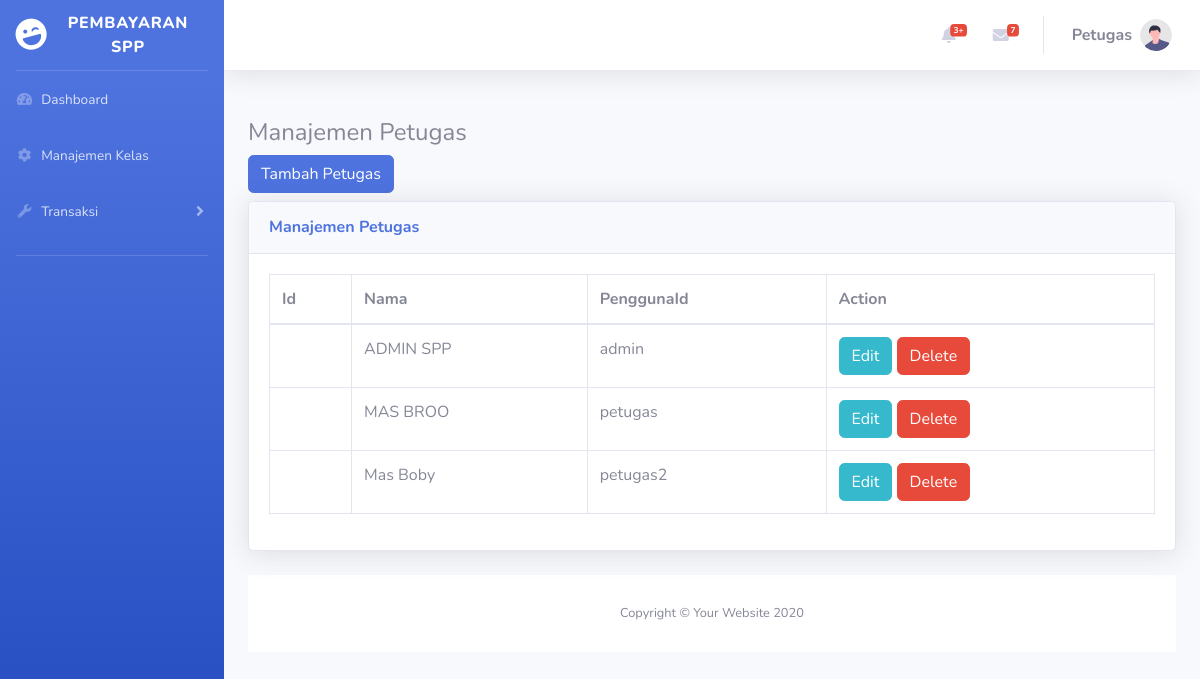
Page /public/admin_petugas/index (signed in) on the committed database.
### tables this page shows
CREATE TABLE `petugas` (
  `id` int(11) NOT NULL,
  `nama` varchar(50) NOT NULL,
  `pengguna_id` int(11) NOT NULL
);

CREATE TABLE `pengguna` (
  `id` int(11) NOT NULL,
  `username` varchar(25) NOT NULL,
  `password` varchar(128) NOT NULL,
  `role` enum('0','1','2') NOT NULL
);

### app/core/Controller.php (called while the page is built, shortened)
<?php
class Controller{
    public function view($view, $data=[]){
        require_once "../app/views/".$view.".php";
    }
    public function model($model){
        return new $model;
    }
}

### app/controllers/Admin_petugas.php (called while the page is built, shortened)
<?php
class Admin_petugas extends Controller{
    public function index(){
        $petugas = $this->model('Petugas_model')->getAllPetugas();
        $data = [
            'judul' => 'petugas',
            'petugas' => $petugas
        ];
        $this->view('admin/admin_petugas/index',$data);
    }
}

### app/core/App.php (called while the page is built, shortened)
<?php
class App{
    private $method = 'index';
    private $params = [];
    public function __construct()
    {
        $url = $this->parseURL();
        if(file_exists('../app/controllers/'.$url[0].'.php')){
            unset($url[0]);
        }
        $this->controller = new $this->controller;
        if(isset($url[1])){
            $this->method = $url[1];
        }
        call_user_func_array([$this->controller, $this->method], $this->params);
    }
    public function parseURL(){
        if(isset($_GET['url'])){
            $url = rtrim($_GET['url'], '/');
            $url = filter_var($url, FILTER_SANITIZE_URL);
            $url = explode('/', $url);
            return $url;
        }
    }
}

### public/index.php (called while the page is built, shortened)
<?php
$app = new App;

### app/core/Database.php (called while the page is built, shortened)
<?php
class Database{
    protected $host = DB_HOST;
    protected $user = DB_USER;
    protected $pass = DB_PASS;
    protected $dbname = DB_NAME;
    protected $dbh;
    protected $stmt;
    public function __construct()
    {
        $dsn = "mysql:host=".$this->host.";dbname=".$this->dbname;
        $option = [
            PDO::ATTR_PERSISTENT => true,
            PDO::ATTR_ERRMODE => PDO::ERRMODE_EXCEPTION
        ];
        try {
            $this->dbh = new PDO($dsn, $this->user, $this->pass, $option);
        } catch (Exception $e) {
            die($e->getMessage());
        }
    }
    public function query($query){
        $this->stmt = $this->dbh->prepare($query);
    }
    public function execute(){
        $this->stmt->execute();
    }
    public function resultSet(){
        $this->execute();
        return $this->stmt->fetchAll(PDO::FETCH_ASSOC);
    }
}

### app/models/Petugas_model.php (called while the page is built, shortened)
<?php
class Petugas_model{
    protected $db ;
    public function __construct()
    {
        $this->db = new Database;
    }
    public function getAllPetugas(){
        $query = "SELECT petugas.id, petugas.nama,petugas.pengguna_id, pengguna.username  FROM petugas INNER JOIN pengguna on petugas.pengguna_id = pengguna.id";
        $this->db->query($query);
        return $this->db->resultSet();
    }
}

### app/views/admin/admin_petugas/index.php (the view)
<div class="container">
    <h4 class="mt-5">
        Manajemen Petugas
    </h4>
    <a href="<?= BASEURL ?>/admin_petugas/tambah" class="btn btn-primary mb-2">Tambah Petugas</a>
    <div class="row">
        <div class="col">
        <div class="card shadow mb-4">
            <div class="card-header py-3">
                <h6 class="m-0 font-weight-bold text-primary">Manajemen Petugas</h6>
            </div>
            <div class="card-body">
                <div class="table-responsive">
                    <table class="table table-bordered" id="dataTable" width="100%" cellspacing="0">
                        <thead>
                            <tr>
                                <th>Id</th>
                                <th>Nama</th>
                                <th>PenggunaId</th>
                                <th>Action</th>
                            </tr>
                        </thead>
                        <tbody>
                            <?php foreach($data['petugas'] as $petugas): ?>
                            <tr>
                                <td></td>
                                <td><?= $petugas['nama']; ?></td>
                                <td><?= $petugas['username']; ?></td>
                                <td>
                                    <a href="<?= BASEURL ?>/admin_petugas/edit/<?= $petugas['id']; ?>" class="btn btn-info">Edit</a>
                                    <a href="<?= BASEURL ?>/admin_petugas/delete/<?= $petugas['id']; ?>" class="btn btn-danger">Delete</a>
                                </td>
                            </tr>
                            <?php endforeach; ?>
                        </tbody>
                    </table>
                </div>
            </div>
        </div>
    </div>
</div>

### rows in the picture
petugas: nama "ADMIN SPP", pengguna.username "admin"
petugas: nama "MAS BROO", pengguna.username "petugas"
petugas: nama "Mas Boby", pengguna.username "petugas2"
